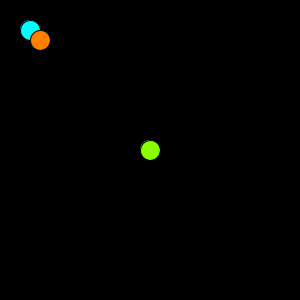
Frame 1 (no input)
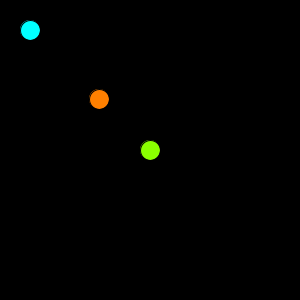
Frame 60 (the mouse pressed at the canvas centre just before this capture)
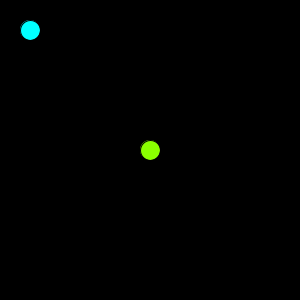
Frame 120 (the mouse held since frame 60 and released just before this capture)

The Processing sketch that drew these frames (run headless with seeded random() and noise(); from frame 60 on, the mouse is pressed at the canvas centre):

// Processing sketch: processing_165522
// ── processing_165522.pde

int xi=30;
int yi=30;
int xf=150;
int yf=150;
int x=40;
float b;
float m;



void setup(){
  size(300,300);
  
}
void draw(){
  background(0);
  fill(0,255,255);
  ellipse(xi, yi, 20, 20);
  fill(138,255,0);
    ellipse(xf, yf, 20, 20);
    calcular();
    if(x<=xf){
      fill(255,128,0);
      ellipse(x,m*x+b,20,20);
     
}
x=x+1;
}
void calcular(){
  m=(xf-xi)/(xf-xi);
  b=yi-m*xi;
  
}
